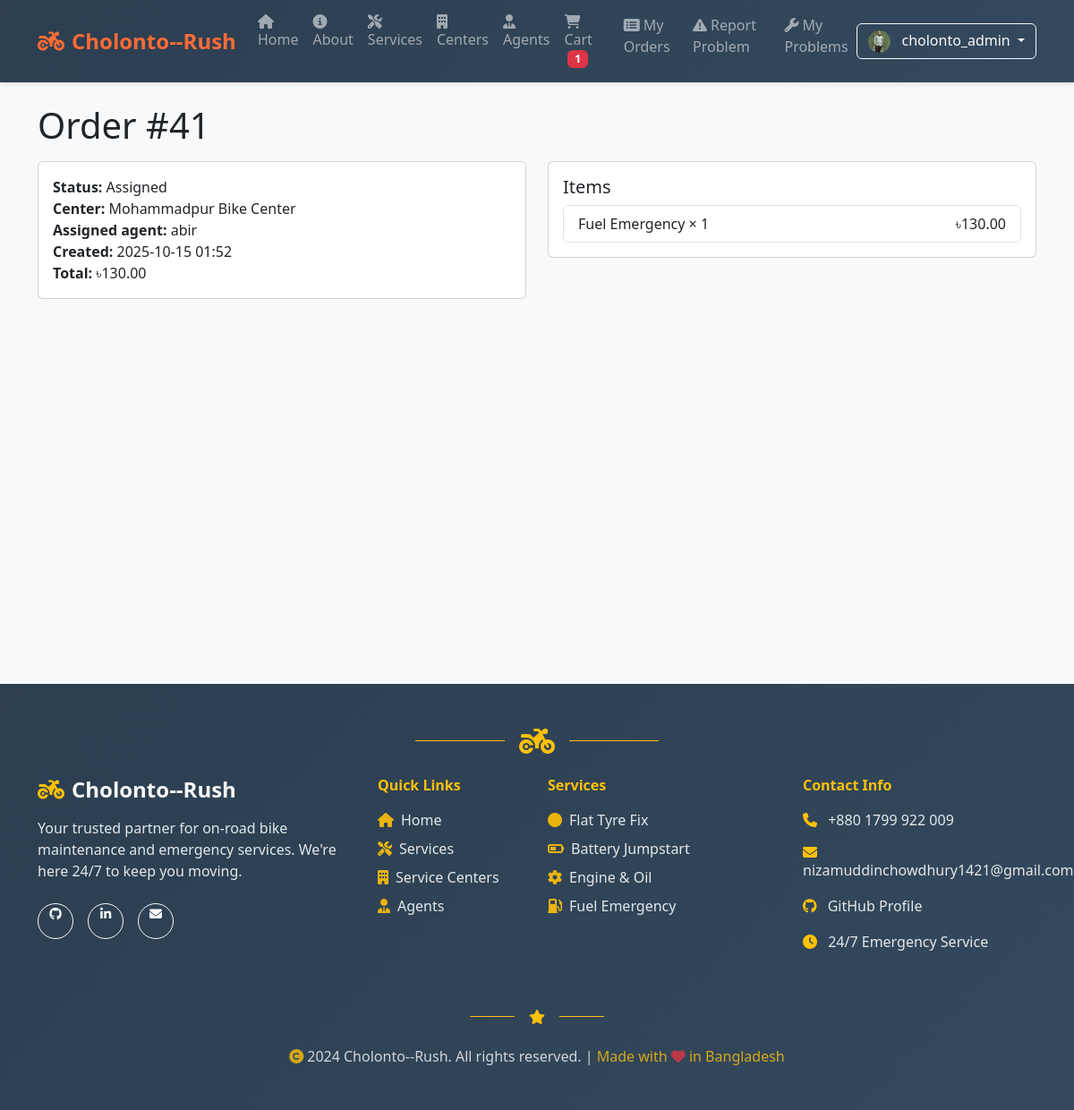
/orders/41/ (signed in), run on the app's committed database.
### cart/models.py (models this page shows, shortened)
class Cart(models.Model):
    user = models.OneToOneField(User, on_delete=models.CASCADE, related_name='cart')
    created_at = models.DateTimeField(auto_now_add=True)

### accounts/models.py (models this page shows, shortened)
class UserProfile(models.Model):
    user = models.OneToOneField(User, on_delete=models.CASCADE, related_name='profile')
    photo = models.ImageField(upload_to='profile_photos/', blank=True, null=True, help_text='Upload your profile photo')
    phone_number = models.CharField(max_length=15, blank=True, null=True, help_text='Your contact number')
    address = models.TextField(blank=True, null=True, help_text='Your address')
    created_at = models.DateTimeField(auto_now_add=True)
    updated_at = models.DateTimeField(auto_now=True)

### orders/models.py (models this page shows, shortened)
class Order(models.Model):
    STATUS_CHOICES = [
        ('pending', 'Pending'),
        ('confirmed', 'Confirmed'),
        ('assigned', 'Assigned'),
        ('completed', 'Completed'),
        ('cancelled', 'Cancelled'),
    ]
    user = models.ForeignKey(User, on_delete=models.CASCADE, related_name='orders')
    center = models.ForeignKey(ServiceCenter, on_delete=models.SET_NULL, null=True, blank=True, related_name='orders')
    total_amount = models.DecimalField(max_digits=10, decimal_places=2)
    assigned_agent = models.ForeignKey(Agent, on_delete=models.SET_NULL, null=True, blank=True, related_name='orders')
    status = models.CharField(max_length=20, choices=STATUS_CHOICES, default='pending')
    scheduled_time = models.DateTimeField(null=True, blank=True)
    created_at = models.DateTimeField(auto_now_add=True)

class OrderItem(models.Model):
    order = models.ForeignKey(Order, on_delete=models.CASCADE, related_name='items')
    service = models.ForeignKey(Service, on_delete=models.CASCADE)
    quantity = models.PositiveIntegerField(default=1)
    price = models.DecimalField(max_digits=8, decimal_places=2)
    def line_total(self):
        return self.quantity * self.price

### centers/models.py (models this page shows, shortened)
class ServiceCenter(models.Model):
    name = models.CharField(max_length=150)
    phone = models.CharField(max_length=20)
    address = models.CharField(max_length=255)
    latitude = models.FloatField()
    longitude = models.FloatField()
    is_active = models.BooleanField(default=True)

### agents/models.py (models this page shows, shortened)
class Agent(models.Model):
    user = models.OneToOneField(User, on_delete=models.CASCADE, related_name='agent_profile')
    center = models.ForeignKey(ServiceCenter, on_delete=models.CASCADE, related_name='agents')
    phone = models.CharField(max_length=20)
    is_active = models.BooleanField(default=True)

### services/models.py (models this page shows, shortened)
class Service(models.Model):
    name = models.CharField(max_length=150)
    description = models.TextField()
    category = models.ForeignKey(ServiceCategory, on_delete=models.CASCADE, related_name='services')
    base_price = models.DecimalField(max_digits=8, decimal_places=2)
    is_active = models.BooleanField(default=True)

### orders/views.py (the view)
# urls.py: path('<int:order_id>/', views.order_detail, name='order_detail'),
@login_required
def order_detail(request, order_id: int):
    order = Order.objects.filter(id=order_id, user=request.user).prefetch_related('items__service', 'center', 'assigned_agent').first()
    if not order:
        return redirect('my_orders')
    return render(request, 'orders/order_detail.html', {'order': order})

### cart/context_processors.py (called while the page is built)
def cart_context(request):
    if request.user.is_authenticated:
        cart, _ = Cart.objects.get_or_create(user=request.user)
        return {'cart': cart}
    return {'cart': None}

### orders/templates/orders/order_detail.html (shortened to what this page needs)
{% extends 'base.html' %}
{% block content %}
  <h1 class="mb-3">Order #{{ order.id }}</h1>
  <div class="row g-4">
    <div class="col-md-6">
      <div class="card">
        <div class="card-body">
          <div><strong>Status:</strong> {{ order.status|title }}</div>
          <div><strong>Center:</strong> {{ order.center.name|default:'-' }}</div>
          <div><strong>Assigned agent:</strong>
            {% if order.assigned_agent %}
              {{ order.assigned_agent.user.get_full_name|default:order.assigned_agent.user.username }}
            {% else %}-{% endif %}
          </div>
          <div><strong>Created:</strong> {{ order.created_at|date:'Y-m-d H:i' }}</div>
          <div><strong>Total:</strong> ৳{{ order.total_amount }}</div>
        </div>
      </div>
    </div>
    <div class="col-md-6">
      <div class="card">
        <div class="card-body">
          <h5 class="card-title">Items</h5>
          <ul class="list-group">
            {% for it in order.items.all %}
              <li class="list-group-item d-flex justify-content-between">
                <span>{{ it.service.name }} × {{ it.quantity }}</span>
                <span>৳{{ it.line_total }}</span>
              </li>
            {% endfor %}
          </ul>
        </div>
      </div>
    </div>
  </div>
{% endblock %}

### templates/base.html (shortened to what this page needs)
{% load static %}
<html lang="en">
  <head>
    <link href="https://cdn.jsdelivr.net/npm/bootstrap@5.3.3/dist/css/bootstrap.min.css" rel="stylesheet">
    <link href="https://cdnjs.cloudflare.com/ajax/libs/font-awesome/6.4.0/css/all.min.css" rel="stylesheet">
  </head>
  <body>
    <nav class="navbar navbar-expand-lg navbar-dark sticky-top">
      <div class="container">
        <a class="navbar-brand" href="/">
          <i class="fas fa-motorcycle me-2"></i>Cholonto--Rush
        </a>
        <div class="collapse navbar-collapse" id="navbars">
          <ul class="navbar-nav me-auto mb-2 mb-lg-0">
            <li class="nav-item">
              <a class="nav-link" href="/">
                <i class="fas fa-home me-1"></i>Home
              </a>
            </li>
            <li class="nav-item">
              <a class="nav-link" href="/about/">
                <i class="fas fa-info-circle me-1"></i>About
              </a>
            </li>
            <li class="nav-item">
              <a class="nav-link" href="/services/">
                <i class="fas fa-tools me-1"></i>Services
              </a>
            </li>
            <li class="nav-item">
              <a class="nav-link" href="/centers/">
                <i class="fas fa-building me-1"></i>Centers
              </a>
            </li>
            <li class="nav-item">
              <a class="nav-link" href="/agents/">
                <i class="fas fa-user-tie me-1"></i>Agents
              </a>
            </li>
            <li class="nav-item">
              <a class="nav-link" href="/cart/">
                <i class="fas fa-shopping-cart me-1"></i>Cart
                {% if user.is_authenticated and cart.items.count > 0 %}
                  <span class="badge bg-danger ms-1">{{ cart.items.count }}</span>
                {% endif %}
              </a>
            </li>
            {% if user.is_authenticated %}
            <li class="nav-item">
              <a class="nav-link" href="/orders/my/">
                <i class="fas fa-list-alt me-1"></i>My Orders
              </a>
            </li>
            <li class="nav-item">
              <a class="nav-link" href="/reports/">
                <i class="fas fa-exclamation-triangle me-1"></i>Report Problem
              </a>
            </li>
            <li class="nav-item">
              <a class="nav-link" href="/reports/my-problems/">
                <i class="fas fa-wrench me-1"></i>My Problems
              </a>
            </li>
            {% endif %}
          </ul>
          <div class="d-flex">
            {% if user.is_authenticated %}
              <div class="dropdown">
                <button class="btn btn-outline-light dropdown-toggle" type="button" data-bs-toggle="dropdown">
                  {% if user.profile and user.profile.photo and user.profile.photo.url %}
                    <img src="{{ user.profile.photo.url }}" alt="Profile" class="rounded-circle me-2" style="width: 25px; height: 25px; object-fit: cover;">
                  {% else %}
                    <i class="fas fa-user me-1"></i>
                  {% endif %}
                  {% if user.first_name and user.last_name %}
                    {{ user.first_name }} {{ user.last_name }}
                  {% else %}
                    {{ user.get_username }}
                  {% endif %}
                </button>
              </div>
            {% endif %}
          </div>
        </div>
      </div>
    </nav>
    <main class="container my-4 main-content">
      {% block content %}{% endblock %}
    </main>
    <footer class="bg-dark text-light py-5 mt-5" style="background: linear-gradient(135deg, #2c3e50 0%, #34495e 100%) !important;">
      <div class="container">
        <div class="text-center mb-4">
          <div class="d-flex justify-content-center align-items-center">
            <div class="border-top border-warning" style="width: 100px; height: 2px;"></div>
            <i class="fas fa-motorcycle fa-2x text-warning mx-3"></i>
            <div class="border-top border-warning" style="width: 100px; height: 2px;"></div>
          </div>
        </div>
        <div class="row">
          <div class="col-lg-4 col-md-6 mb-4">
            <div class="text-center text-lg-start">
              <h4 class="fw-bold mb-3">
                <i class="fas fa-motorcycle me-2 text-warning"></i>Cholonto--Rush
              </h4>
              <p class="text-light mb-4" style="opacity: 0.9;">Your trusted partner for on-road bike maintenance and emergency services. We're here 24/7 to keep you moving.</p>
              <div class="d-flex justify-content-center justify-content-lg-start gap-3">
                <a href="https://github.com/nizamuddinchowdhury-1421" target="_blank" class="btn btn-outline-light btn-sm rounded-circle" style="width: 40px; height: 40px;">
                  <i class="fab fa-github"></i>
                </a>
                <a href="#" target="_blank" class="btn btn-outline-light btn-sm rounded-circle" style="width: 40px; height: 40px;">
                  <i class="fab fa-linkedin-in"></i>
                </a>
                <a href="mailto:nizamuddinchowdhury1421@gmail.com" class="btn btn-outline-light btn-sm rounded-circle" style="width: 40px; height: 40px;">
                  <i class="fas fa-envelope"></i>
                </a>
              </div>
            </div>
          </div>
          <div class="col-lg-2 col-md-6 mb-4">
            <h6 class="fw-bold mb-3 text-warning">Quick Links</h6>
            <ul class="list-unstyled">
              <li class="mb-2"><a href="/" class="text-light text-decoration-none" style="opacity: 0.9; transition: all 0.3s ease;" onmouseover="this.style.opacity='1'; this.style.color='#ff6b35';" onmouseout="this.style.opacity='0.9'; this.style.color='white';">
                <i class="fas fa-home me-2 text-warning"></i>Home
              </a></li>
              <li class="mb-2"><a href="/services/" class="text-light text-decoration-none" style="opacity: 0.9; transition: all 0.3s ease;" onmouseover="this.style.opacity='1'; this.style.color='#ff6b35';" onmouseout="this.style.opacity='0.9'; this.style.color='white';">
                <i class="fas fa-tools me-2 text-warning"></i>Services
              </a></li>
              <li class="mb-2"><a href="/centers/" class="text-light text-decoration-none" style="opacity: 0.9; transition: all 0.3s ease;" onmouseover="this.style.opacity='1'; this.style.color='#ff6b35';" onmouseout="this.style.opacity='0.9'; this.style.color='white';">
                <i class="fas fa-building me-2 text-warning"></i>Service Centers
              </a></li>
              <li class="mb-2"><a href="/agents/" class="text-light text-decoration-none" style="opacity: 0.9; transition: all 0.3s ease;" onmouseover="this.style.opacity='1'; this.style.color='#ff6b35';" onmouseout="this.style.opacity='0.9'; this.style.color='white';">
                <i class="fas fa-user-tie me-2 text-warning"></i>Agents
              </a></li>
            </ul>
          </div>
          <div class="col-lg-3 col-md-6 mb-4">
            <h6 class="fw-bold mb-3 text-warning">Services</h6>
            <ul class="list-unstyled">
              <li class="mb-2 text-light" style="opacity: 0.9;"><i class="fas fa-circle me-2 text-warning"></i>Flat Tyre Fix</li>
              <li class="mb-2 text-light" style="opacity: 0.9;"><i class="fas fa-battery-half me-2 text-warning"></i>Battery Jumpstart</li>
              <li class="mb-2 text-light" style="opacity: 0.9;"><i class="fas fa-cog me-2 text-warning"></i>Engine & Oil</li>
              <li class="mb-2 text-light" style="opacity: 0.9;"><i class="fas fa-gas-pump me-2 text-warning"></i>Fuel Emergency</li>
            </ul>
          </div>
          <div class="col-lg-3 col-md-6 mb-4">
            <h6 class="fw-bold mb-3 text-warning">Contact Info</h6>
            <div class="contact-info">
              <div class="mb-3">
                <i class="fas fa-phone me-2 text-warning"></i>
                <a href="tel:+8801799922009" class="text-light text-decoration-none" style="opacity: 0.9; transition: all 0.3s ease;" onmouseover="this.style.opacity='1'; this.style.color='#ff6b35';" onmouseout="this.style.opacity='0.9'; this.style.color='white';">+880 1799 922 009</a>
              </div>
              <div class="mb-3">
                <i class="fas fa-envelope me-2 text-warning"></i>
                <a href="mailto:nizamuddinchowdhury1421@gmail.com" class="text-light text-decoration-none" style="opacity: 0.9; transition: all 0.3s ease;" onmouseover="this.style.opacity='1'; this.style.color='#ff6b35';" onmouseout="this.style.opacity='0.9'; this.style.color='white';">nizamuddinchowdhury1421@gmail.com</a>
              </div>
              <div class="mb-3">
                <i class="fab fa-github me-2 text-warning"></i>
                <a href="https://github.com/nizamuddinchowdhury-1421" target="_blank" class="text-light text-decoration-none" style="opacity: 0.9; transition: all 0.3s ease;" onmouseover="this.style.opacity='1'; this.style.color='#ff6b35';" onmouseout="this.style.opacity='0.9'; this.style.color='white';">GitHub Profile</a>
              </div>
              <div class="mb-3">
                <i class="fas fa-clock me-2 text-warning"></i>
                <span class="text-light" style="opacity: 0.9;">24/7 Emergency Service</span>
              </div>
            </div>
          </div>
        </div>
        <div class="text-center my-4">
          <div class="d-flex justify-content-center align-items-center">
            <div class="border-top border-warning" style="width: 50px; height: 1px;"></div>
            <i class="fas fa-star text-warning mx-3"></i>
            <div class="border-top border-warning" style="width: 50px; height: 1px;"></div>
          </div>
        </div>
        <div class="text-center">
          <p class="text-light mb-0" style="opacity: 0.8;">
            <i class="fas fa-copyright me-1 text-warning"></i>2024 Cholonto--Rush. All rights reserved. |
            <span class="text-warning">Made with <i class="fas fa-heart text-danger"></i> in Bangladesh</span>
          </p>
        </div>
      </div>
    </footer>
  </body>
  </html>

### templates/base.html (style rules this page uses)
.navbar-brand { font-weight: bold; font-size: 1.5rem; color: #ff6b35 !important; }
.navbar { box-shadow: 0 2px 4px rgba(0,0,0,0.1); background: linear-gradient(135deg, #2c3e50 0%, #34495e 100%) !important; }
.nav-link { font-weight: 500; transition: color 0.3s ease; }
body { background-color: #f8f9fa; font-family: 'Segoe UI', Tahoma, Geneva, Verdana, sans-serif; }
.main-content { min-height: calc(100vh - 200px); }

### data on the page
Cart: items.count "1"
Order: id "41", status "Assigned", center.name "Mohammadpur Bike Center", assigned_agent.user.get_full_name "abir", created_at "2025-10-15 01:52", total_amount "130.00"
OrderItem: service.name "Fuel Emergency", quantity "1", line_total "130.00"

### other printed values
{{ user.get_username }} "cholonto_admin"
